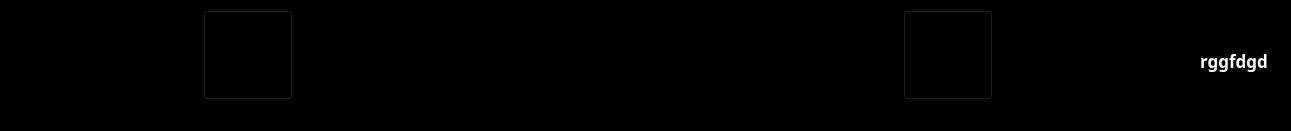
   <widget class="QWidget" name="widget" native="true">
    <property name="geometry">
     <rect>
      <x>0</x>
      <y>690</y>
      <width>1291</width>
      <height>131</height>
     </rect>
    </property>
    <property name="styleSheet">
     <string notr="true">background-color: rgb(0, 0, 0);</string>
    </property>
    <widget class="QToolButton" name="registros">
     <property name="geometry">
      <rect>
       <x>3</x>
       <y>10</y>
       <width>90</width>
       <height>90</height>
      </rect>
     </property>
     <property name="cursor">
      <cursorShape>BlankCursor</cursorShape>
     </property>
     <property name="styleSheet">
      <string notr="true">border:none;</string>
     </property>
     <property name="text">
      <string/>
     </property>
     <property name="icon">
      <iconset resource="recursos.qrc">
       <normaloff>:/imagenes/btn_Credencial.png</normaloff>:/imagenes/btn_Credencial.png</iconset>
     </property>
     <property name="iconSize">
      <size>
       <width>90</width>
       <height>90</height>
      </size>
     </property>
    </widget>
    <widget class="QToolButton" name="captura">
     <property name="geometry">
      <rect>
       <x>103</x>
       <y>10</y>
       <width>90</width>
       <height>90</height>
      </rect>
     </property>
     <property name="cursor">
      <cursorShape>BlankCursor</cursorShape>
     </property>
     <property name="styleSheet">
      <string notr="true">border:none;</string>
     </property>
     <property name="text">
      <string/>
     </property>
     <property name="icon">
      <iconset resource="recursos.qrc">
       <normaloff>:/imagenes/btn_Foto.png</normaloff>:/imagenes/btn_Foto.png</iconset>
     </property>
     <property name="iconSize">
      <size>
       <width>90</width>
       <height>90</height>
      </size>
     </property>
    </widget>
    <widget class="QToolButton" name="galeria">
     <property name="geometry">
      <rect>
       <x>203</x>
       <y>10</y>
       <width>90</width>
       <height>90</height>
      </rect>
     </property>
     <property name="cursor">
      <cursorShape>BlankCursor</cursorShape>
     </property>
     <property name="styleSheet">
      <string notr="true">border-image: url(:/imagenes/Galeria.png) 0 0 0 0 strech strech;</string>
     </property>
     <property name="text">
      <string/>
     </property>
     <property name="icon">
      <iconset resource="recursos.qrc">
       <normaloff>:/imagenes/btn_Galeria.png</normaloff>:/imagenes/btn_Galeria.png</iconset>
     </property>
     <property name="iconSize">
      <size>
       <width>90</width>
       <height>90</height>
      </size>
     </property>
    </widget>
    <widget class="QToolButton" name="alarmas">
     <property name="geometry">
      <rect>
       <x>303</x>
       <y>10</y>
       <width>90</width>
       <height>90</height>
      </rect>
     </property>
     <property name="cursor">
      <cursorShape>BlankCursor</cursorShape>
     </property>
     <property name="styleSheet">
      <string notr="true">border:none;</string>
     </property>
     <property name="text">
      <string/>
     </property>
     <property name="icon">
      <iconset resource="recursos.qrc">
       <normaloff>:/imagenes/btn_Alarma.png</normaloff>:/imagenes/btn_Alarma.png</iconset>
     </property>
     <property name="iconSize">
      <size>
       <width>90</width>
       <height>90</height>
      </size>
     </property>
    </widget>
    <widget class="QToolButton" name="pani">
     <property name="geometry">
      <rect>
       <x>403</x>
       <y>10</y>
       <width>90</width>
       <height>90</height>
      </rect>
     </property>
     <property name="cursor">
      <cursorShape>BlankCursor</cursorShape>
     </property>
     <property name="styleSheet">
      <string notr="true">border:none;</string>
     </property>
     <property name="text">
      <string/>
     </property>
     <property name="icon">
      <iconset>
       <normaloff>:/imagenes/btn_IniciarPresion.png</normaloff>:/imagenes/btn_IniciarPresion.png</iconset>
     </property>
     <property name="iconSize">
      <size>
       <width>90</width>
       <height>90</height>
      </size>
     </property>
    </widget>
    <widget class="QToolButton" name="registro">
     <property name="geometry">
      <rect>
       <x>603</x>
       <y>10</y>
       <width>90</width>
       <height>90</height>
      </rect>
     </property>
     <property name="cursor">
      <cursorShape>BlankCursor</cursorShape>
     </property>
     <property name="styleSheet">
      <string notr="true">border:none;</string>
     </property>
     <property name="text">
      <string/>
     </property>
     <property name="icon">
      <iconset resource="recursos.qrc">
       <normaloff>:/imagenes/btn_Registro.png</normaloff>:/imagenes/btn_Registro.png</iconset>
     </property>
     <property name="iconSize">
      <size>
       <width>90</width>
       <height>90</height>
      </size>
     </property>
    </widget>
    <widget class="QToolButton" name="paciente">
     <property name="geometry">
      <rect>
       <x>703</x>
       <y>10</y>
       <width>90</width>
       <height>90</height>
      </rect>
     </property>
     <property name="cursor">
      <cursorShape>BlankCursor</cursorShape>
     </property>
     <property name="styleSheet">
      <string notr="true">border:none;</string>
     </property>
     <property name="text">
      <string/>
     </property>
     <property name="icon">
      <iconset resource="recursos.qrc">
       <normaloff>:/imagenes/btn_Paciente.png</normaloff>:/imagenes/btn_Paciente.png</iconset>
     </property>
     <property name="iconSize">
      <size>
       <width>90</width>
       <height>90</height>
      </size>
     </property>
    </widget>
    <widget class="QToolButton" name="close">
     <property name="geometry">
      <rect>
       <x>803</x>
       <y>10</y>
       <width>90</width>
       <height>90</height>
      </rect>
     </property>
     <property name="cursor">
      <cursorShape>BlankCursor</cursorShape>
     </property>
     <property name="styleSheet">
      <string notr="true">border:none;</string>
     </property>
     <property name="text">
      <string/>
     </property>
     <property name="icon">
      <iconset resource="recursos.qrc">
       <normaloff>:/imagenes/btn_GraficaSI.png</normaloff>:/imagenes/btn_GraficaSI.png</iconset>
     </property>
     <property name="iconSize">
      <size>
       <width>90</width>
       <height>90</height>
      </size>
     </property>
    </widget>
    <widget class="QToolButton" name="ajustes">
     <property name="geometry">
      <rect>
       <x>1003</x>
       <y>10</y>
       <width>90</width>
       <height>90</height>
      </rect>
     </property>
     <property name="cursor">
      <cursorShape>BlankCursor</cursorShape>
     </property>
     <property name="styleSheet">
      <string notr="true">border:none;</string>
     </property>
     <property name="text">
      <string/>
     </property>
     <property name="icon">
      <iconset resource="recursos.qrc">
       <normaloff>:/imagenes/btn_Config.png</normaloff>:/imagenes/btn_Config.png</iconset>
     </property>
     <property name="iconSize">
      <size>
       <width>90</width>
       <height>90</height>
      </size>
     </property>
    </widget>
    <widget class="QToolButton" name="sound">
     <property name="geometry">
      <rect>
       <x>903</x>
       <y>10</y>
       <width>90</width>
       <height>90</height>
      </rect>
     </property>
     <property name="cursor">
      <cursorShape>BlankCursor</cursorShape>
     </property>
     <property name="styleSheet">
      <string notr="true"/>
     </property>
     <property name="text">
      <string/>
     </property>
     <property name="icon">
      <iconset>
       <normaloff>:/imagenes/btn_Sonido.png</normaloff>:/imagenes/btn_Sonido.png</iconset>
     </property>
     <property name="iconSize">
      <size>
       <width>90</width>
       <height>90</height>
      </size>
     </property>
    </widget>
    <widget class="QLabel" name="label_10">
     <property name="geometry">
      <rect>
       <x>1200</x>
       <y>40</y>
       <width>81</width>
       <height>41</height>
      </rect>
     </property>
     <property name="palette">
      <palette>
       <active>
        <colorrole role="WindowText">
         <brush brushstyle="SolidPattern">
          <color alpha="255">
           <red>255</red>
           <green>255</green>
           <blue>255</blue>
          </color>
         </brush>
        </colorrole>
        <colorrole role="Button">
         <brush brushstyle="SolidPattern">
          <color alpha="255">
           <red>0</red>
           <green>0</green>
           <blue>0</blue>
          </color>
         </brush>
        </colorrole>
        <colorrole role="Base">
         <brush brushstyle="SolidPattern">
          <color alpha="255">
           <red>0</red>
           <green>0</green>
           <blue>0</blue>
          </color>
         </brush>
        </colorrole>
        <colorrole role="Window">
         <brush brushstyle="SolidPattern">
          <color alpha="255">
           <red>0</red>
           <green>0</green>
           <blue>0</blue>
          </color>
         </brush>
        </colorrole>
       </active>
       <inactive>
        <colorrole role="WindowText">
         <brush brushstyle="SolidPattern">
          <color alpha="255">
           <red>255</red>
           <green>255</green>
           <blue>255</blue>
          </color>
         </brush>
        </colorrole>
        <colorrole role="Button">
         <brush brushstyle="SolidPattern">
          <color alpha="255">
           <red>0</red>
           <green>0</green>
           <blue>0</blue>
          </color>
         </brush>
        </colorrole>
        <colorrole role="Base">
         <brush brushstyle="SolidPattern">
          <color alpha="255">
           <red>0</red>
           <green>0</green>
           <blue>0</blue>
          </color>
         </brush>
        </colorrole>
        <colorrole role="Window">
         <brush brushstyle="SolidPattern">
          <color alpha="255">
           <red>0</red>
           <green>0</green>
           <blue>0</blue>
          </color>
         </brush>
        </colorrole>
       </inactive>
       <disabled>
        <colorrole role="WindowText">
         <brush brushstyle="SolidPattern">
          <color alpha="255">
           <red>190</red>
           <green>190</green>
           <blue>190</blue>
          </color>
         </brush>
        </colorrole>
        <colorrole role="Button">
         <brush brushstyle="SolidPattern">
          <color alpha="255">
           <red>0</red>
           <green>0</green>
           <blue>0</blue>
          </color>
         </brush>
        </colorrole>
        <colorrole role="Base">
         <brush brushstyle="SolidPattern">
          <color alpha="255">
           <red>0</red>
           <green>0</green>
           <blue>0</blue>
          </color>
         </brush>
        </colorrole>
        <colorrole role="Window">
         <brush brushstyle="SolidPattern">
          <color alpha="255">
           <red>0</red>
           <green>0</green>
           <blue>0</blue>
          </color>
         </brush>
        </colorrole>
       </disabled>
      </palette>
     </property>
     <property name="font">
      <font>
       <family>Ubuntu Condensed</family>
       <pointsize>13</pointsize>
       <weight>75</weight>
       <bold>true</bold>
      </font>
     </property>
     <property name="cursor">
      <cursorShape>BlankCursor</cursorShape>
     </property>
     <property name="styleSheet">
      <string notr="true"> qproperty-alignment: AlignCenter;</string>
     </property>
     <property name="text">
      <string>rggfdgd</string>
     </property>
    </widget>
    <widget class="QToolButton" name="derivaciones">
     <property name="enabled">
      <bool>false</bool>
     </property>
     <property name="geometry">
      <rect>
       <x>503</x>
       <y>10</y>
       <width>90</width>
       <height>90</height>
      </rect>
     </property>
     <property name="cursor">
      <cursorShape>BlankCursor</cursorShape>
     </property>
     <property name="styleSheet">
      <string notr="true">border:none;</string>
     </property>
     <property name="text">
      <string/>
     </property>
     <property name="icon">
      <iconset resource="recursos.qrc">
       <normaloff>:/imagenes/btn_Pulso.png</normaloff>:/imagenes/btn_Pulso.png</iconset>
     </property>
     <property name="iconSize">
      <size>
       <width>90</width>
       <height>90</height>
      </size>
     </property>
    </widget>
    <widget class="QToolButton" name="internet">
     <property name="geometry">
      <rect>
       <x>1103</x>
       <y>10</y>
       <width>90</width>
       <height>90</height>
      </rect>
     </property>
     <property name="cursor">
      <cursorShape>BlankCursor</cursorShape>
     </property>
     <property name="styleSheet">
      <string notr="true">border:none;</string>
     </property>
     <property name="text">
      <string/>
     </property>
     <property name="icon">
      <iconset resource="recursos.qrc">
       <normaloff>:/imagenes/btn_Internet.png</normaloff>:/imagenes/btn_Internet.png</iconset>
     </property>
     <property name="iconSize">
      <size>
       <width>90</width>
       <height>90</height>
      </size>
     </property>
    </widget>
   </widget>
